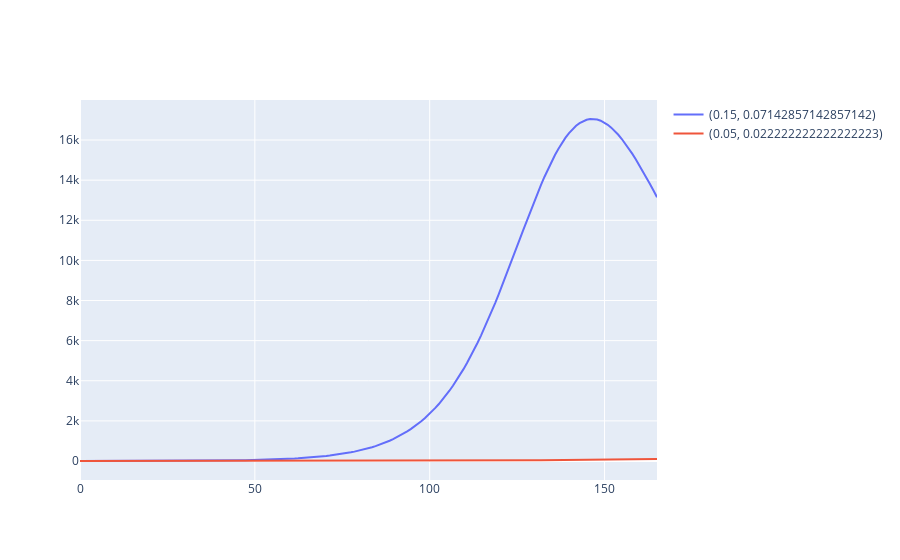

Here is the notebook cell this chart was saved with:
### Code cell
valores = [(0.15, 1/14),(0.05, 1/45)]

t=np.linspace(0, 165, 165)

def modelo_SIR(beta,gamma):
    N=100000
    I0, R0=1, 0
    S0=N - I0 - R0
    
    # Las ecuaciones diferenciales del modelo SIR
    def deriv(y, t, N, beta, gamma):
        S, I, R = y
        dSdt = -beta * S * I / N
        dIdt = beta * S * I / N - gamma * I
        dRdt = gamma * I
        return dSdt, dIdt, dRdt

    # Vector de las condiciones iniciales
    y0 = S0, I0, R0
    # Resolver el sistema de ecuaciones diferenciales, en la secuencia de días que ya definimos
    ret = odeint(deriv, y0, t, args=(N, beta, gamma))
    S, I, R = ret.T
    return (I)

   

py.iplot([{
    'x': t,
    'y': modelo_SIR(*valor),
    'name': str(valor),
}  for valor in valores], filename='cufflinks/multiple-lines-on-same-chart')

### Figure 1 — Plotly figure (JSON) as saved in the notebook; plotly's stock layout.template omitted (floating-point values rounded to 4 significant figures; data arrays with more than 128 entries replaced by an {"elided": "..."} marker saying what was removed)
{"data": [{"name": "(0.15, 0.07142857142857142)", "type": "scatter", "x": {"elided": "165 float values"}, "y": {"elided": "165 float values"}}, {"name": "(0.05, 0.022222222222222223)", "type": "scatter", "x": {"elided": "165 float values"}, "y": {"elided": "165 float values"}}], "layout": {}}
